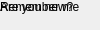
<?xml version="1.0" encoding="UTF-8"?>
<ui version="4.0">
 <class>widget</class>
 <widget class="QWidget" name="widget">
 <widget class="QLabel" name="lblRememberMe">
   <property name="text">
    <string>Remember me</string>
   </property>
  </widget>
 <widget class="QLabel" name="lblnew">
   <property name="text">
    <string>Are you new?</string>
   </property>
  </widget>
</widget>
</ui>
